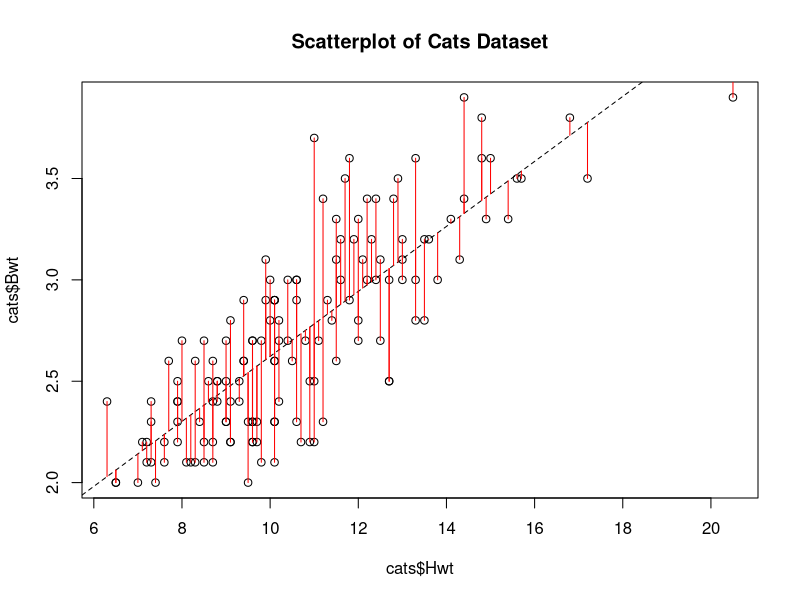
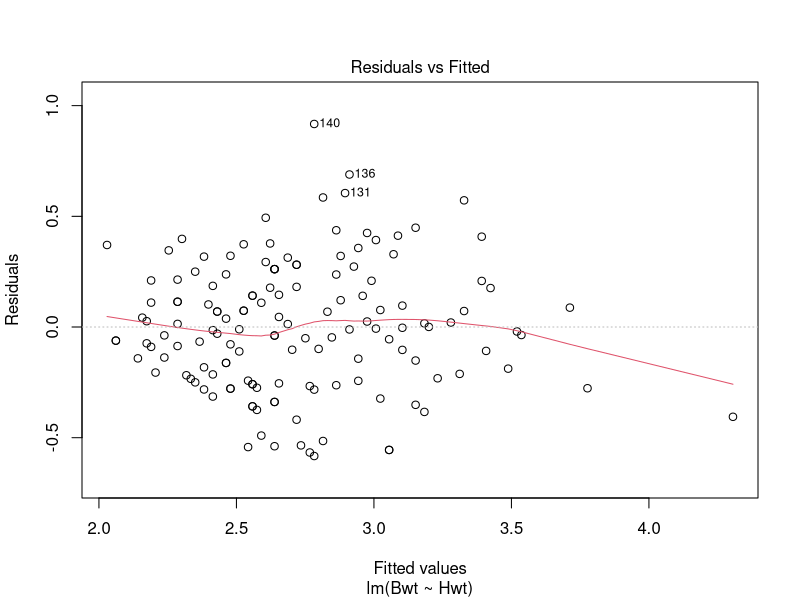
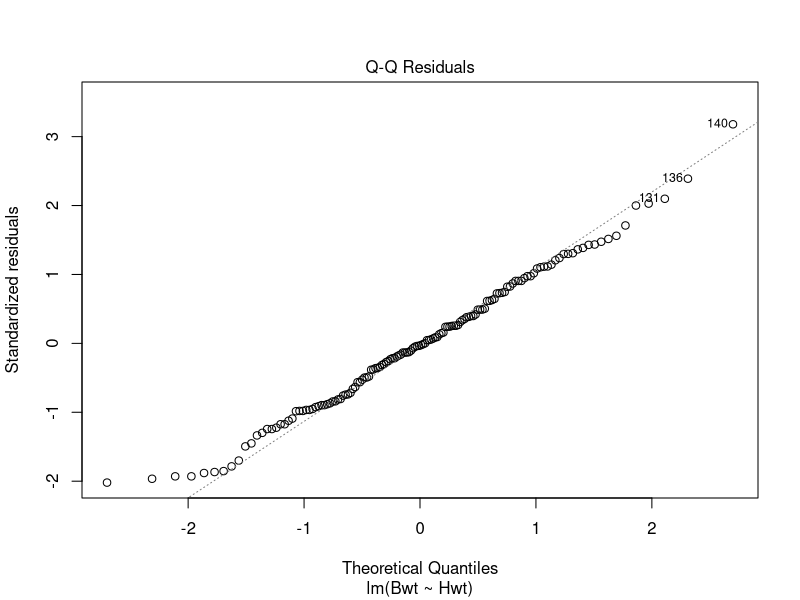
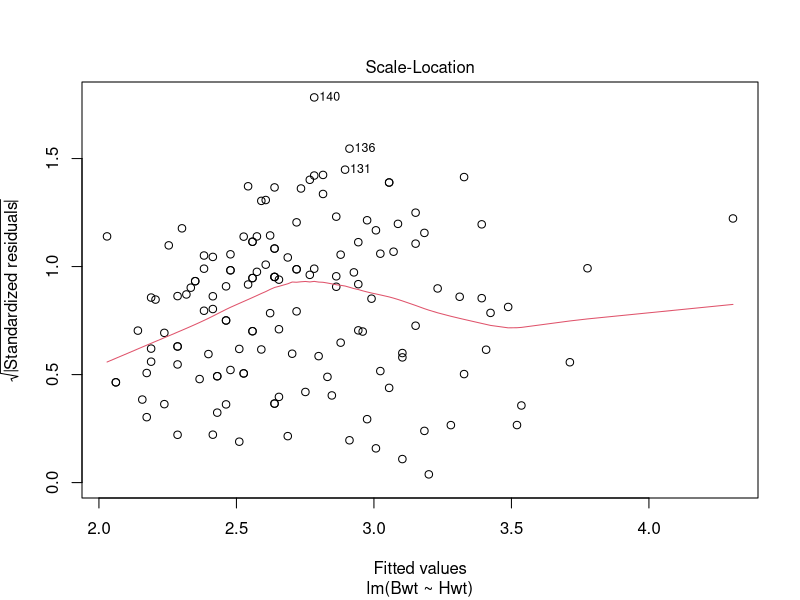
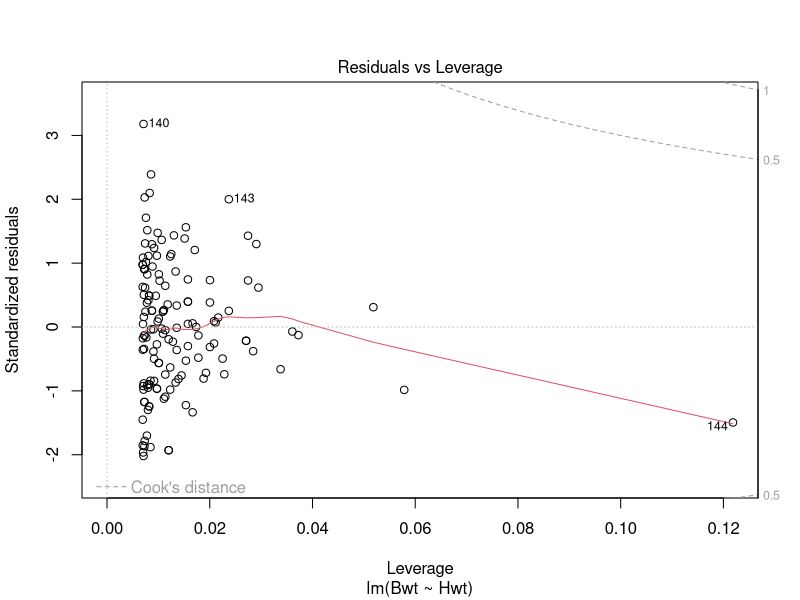
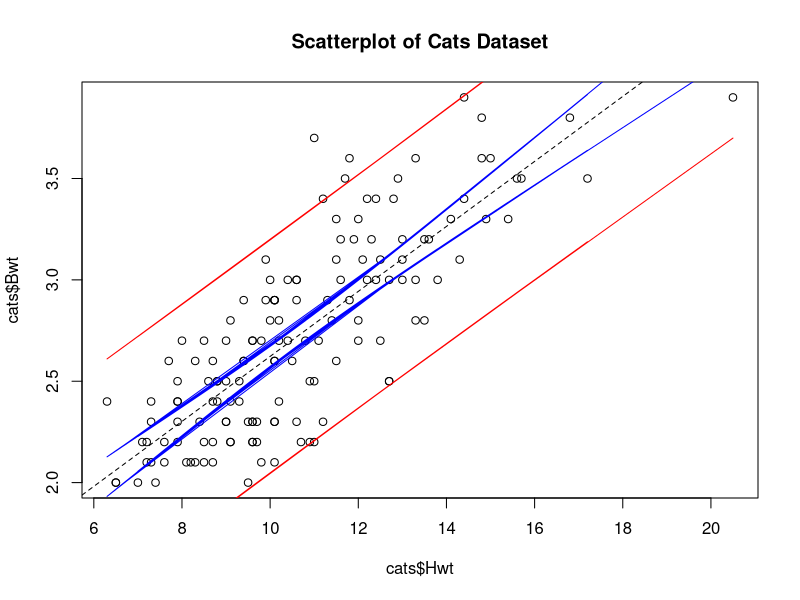
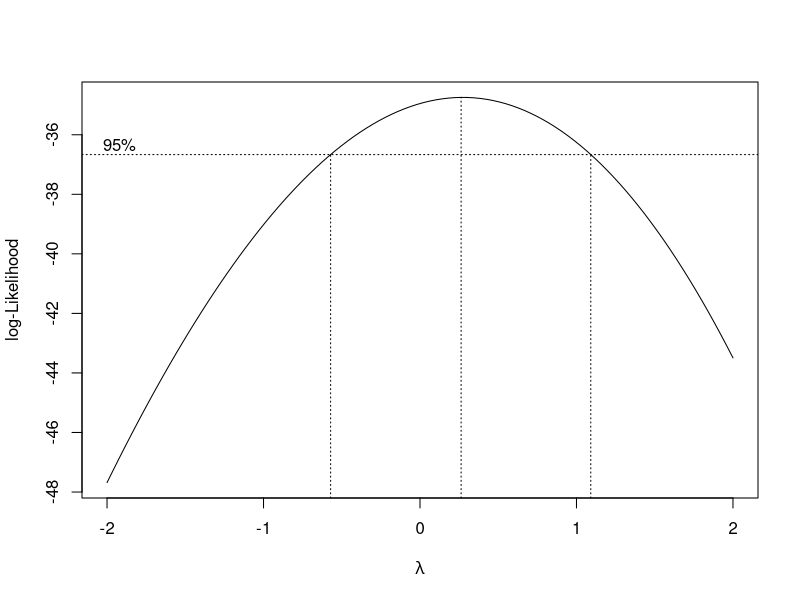
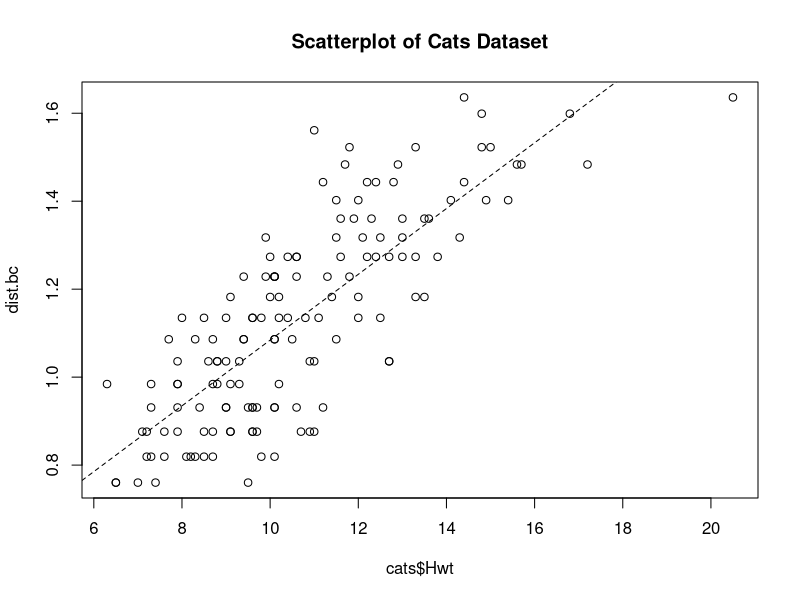

The R source for these figures, in order: (Note: this script raises an error after producing the figures.)
#-----------------------------------------------
#Question #1: Anatomical Data from Domestic Cats#
#-----------------------------------------------
library(MASS)
data(cats)
cats <- cats


# 1. Create a scatterplot of heart weight versus body weight. From this plot alone, 
#do you think simple linear regression would be a good fit for the data? Why?
plot(x=cats$Hwt, y=cats$Bwt, main= "Scatterplot of Cats Dataset")
# Based on the scatterplot created above, it seems as if a simple linear regression
# would be a good fit for the data because there appears to be linearity,
# constance variance and normaliy

# 2. Regress heart weight onto body weight. For this model:

    # a. Write out the regression equation.
    model = lm(Bwt ~ Hwt, data = cats) 
    summary(model)
    
    # b. Interpret the meaning of the coefficients in context of the problem.
    summary(model)$coefficients
    # Call:
    #     lm(formula = Bwt ~ Hwt, data = cats)
    # 
    # Residuals:
    #     Min       1Q   Median       3Q      Max 
    # -0.58283 -0.22140 -0.00879  0.20825  0.91717 
    # 
    # Coefficients:
    #     Estimate Std. Error t value Pr(>|t|)    
    # (Intercept) 1.019637   0.108428   9.404   <2e-16 ***
    #     Hwt         0.160290   0.009944  16.119   <2e-16 ***
    #     ---
    #     Signif. codes:  0 ‘***’ 0.001 ‘**’ 0.01 ‘*’ 0.05 ‘.’ 0.1 ‘ ’ 1
    # 
    # Residual standard error: 0.2895 on 142 degrees of freedom
    # Multiple R-squared:  0.6466,	Adjusted R-squared:  0.6441 
    # F-statistic: 259.8 on 1 and 142 DF,  p-value: < 2.2e-16
    # Based on coefficients, when Hwt = 0, Bwt = 1.02 and for every 1 more of Hwt, Bwt increases by .16 
    
    # c. Are the coefficients significant? How can you tell?
    # Yes because both p value for the intercept and hwt are belwo .05
    
    # d. Is the overall regression significant? How can you tell? How does the answer to part c. relate?
    # Yes because p value of the F-Test is far below a p value of .05
    
    # e. Find and interpret the RSE.
    # .2895
    # This means that on average the model has an error of only .2895 for an given point in the data
    
    # f. Find and interpret the coefficient of determination.
    summary(model)$r.squared 
    # 0.6466209
    # The value of .64 means that this model is a pretty good fit for the data as 65% of Bwt is expained by Hwt
    
# 3. Add the regression line to your plot from part 1.
beta1 = sum((cats$Hwt - mean(cats$Hwt)) * (cats$Bwt- mean(cats$Bwt))) / sum((cats$Hwt - mean(cats$Hwt))^2)
beta0 = mean(cats$Bwt) - beta1*mean(cats$Hwt)   
abline(beta0, beta1, lty = 2)

# 4. Add a visualization of the residuals to your plot from part 3. Do any of the
# residuals seem abnormally large?
segments(cats$Hwt, cats$Bwt, cats$Hwt, (beta0 + beta1*cats$Hwt), col = "red")

# 5. Construct 95% confidence intervals for the model coefficients. Interpret the
# intervals in context of the problem.
confint(model)
# 2.5 %    97.5 %
#     (Intercept) 0.8052956 1.2339778
# Hwt         0.1406330 0.1799475
# These interval means that for every increase of 1 unit in Hwt, Bwt will increase between .14
# and .18 with 95% confidence 

# 6. Assess each of the assumptions of the model.
plot(model)
# Lineariy: There appears to be a linear relationship because the residuals vs fitted line is flat
# Normality: The data appears to be normally distributed around the model because the points fit snuggly on the line
# Constant Variance: There appears to be relatively constant variance because the fitted line is flat
# Independent Errors: The data points appear to have constant variance and there is no pattern to the errors themselves,
# implying the errors are independent

# 7. Redraw the scatterplot and regression line from part 3 and add both confidence and prediction bands.
plot(x=cats$Hwt, y=cats$Bwt, main= "Scatterplot of Cats Dataset")
abline(model, lty = 2) #Plotting the regression line.
newdata = data.frame(Hwt=cats$Hwt)
conf.band = predict(model, newdata, interval = "confidence")
pred.band = predict(model, newdata, interval = "prediction")
lines(newdata$Hwt, conf.band[, 2], col = "blue") #Plotting the lower confidence band.
lines(newdata$Hwt, conf.band[, 3], col = "blue") #Plotting the upper confidence band.
lines(newdata$Hwt, pred.band[, 2], col = "red") #Plotting the lower prediction band.
lines(newdata$Hwt, pred.band[, 3], col = "red") #Plotting the upper prediction band.
    # a. Why is the prediction band wider than the confidence band?
    # The prediction band is wider than the confidence interval because it is estimating a single point as opposed
    # the whole data set

    # b. Why does the confidence band widen as it travels away from the center of
    # the regression line?
    # Because it is more likely that average y values for a given x will be tigther as you aproach the mean.

# 8. Construct confidence and prediction intervals for body weights of 2.8 kg, 5 kg, and
# 10 kg. Do you foresee any issues with reporting any of these intervals?
newdata = data.frame(Hwt = c(2.8, 5, 10)) 
predict(model, newdata, interval = "confidence") 
# fit      lwr      upr
# 1 1.468449 1.307303 1.629596
# 2 1.821088 1.700569 1.941607
# 3 2.622539 2.573263 2.671815
predict(model, newdata, interval = "prediction")
# fit       lwr      upr
# 1 1.468449 0.8738921 2.063007
# 2 1.821088 1.2362332 2.405943
# 3 2.622539 2.0481192 3.196959
# Both 2.8 and 5 exists outside the range of the original dataset, so we are extropolating thier 
# values based on the regression model.

#-----------------------------------------------
#Question #2: Considering Transformations
#-----------------------------------------------

# 1. Create a Box-Cox plot for transforming the  catsregression you created in question 1 above.
bc = boxcox(model) 

# 2. Determine the best value of lambda for a Box-Cox transformation on the  cats regression. (Hint: Try to balance interpretability and accuracy; when taking this perspective, there isn’t really a completely “correct” answer.)
lambda = bc$x[which(bc$y == max(bc$y))]
# 0.262626

# 3. Transform your data based on your answer to part 2.
dist.bc = (cats$Bwt^lambda - 1)/lambda #Applying the Box-Cox transformation.

# 4. Construct a new regression now using the transformed data.
model.bc = lm(dist.bc ~ cats$Hwt, data=cats)

# 5. Create a scatterplot of the transformed data and overlay the new regression line.
plot(x=cats$Hwt, y=dist.bc, main= "Scatterplot of Cats Dataset")
beta1 = sum((cats$Hwt - mean(cats$Hwt)) * (dist.bc- mean(dist.bc))) / sum((cats$Hwt - mean(cats$Hwt))^2)
beta0 = mean(dist.bc) - beta1*mean(cats$Hwt)   
abline(beta0, beta1, lty = 2)

# 6. Inspect the summary information and validate the assumptions of the linear
# regression model. Is there anything to be concerned about in the new model?
plot(model.bc) 
# Lineariy: There appears to be a linear relationship because the residuals vs fitted line is flat except maybe on the high end
# Normality: The data appears to still be normally distributed around the model because the points fit snuggly on the line
# Constant Variance: There appears to be relatively constant variance because the fitted relatively line is flat
# Independent Errors: The data points appear to still have constant variance and there is no pattern to the errors themselves,
# implying the errors are independent

# 7. Compare the models you created:
summary(model)
# Call:
#     lm(formula = Bwt ~ Hwt, data = cats)
# 
# Residuals:
#     Min       1Q   Median       3Q      Max 
# -0.58283 -0.22140 -0.00879  0.20825  0.91717 
# 
# Coefficients:
#     Estimate Std. Error t value Pr(>|t|)    
# (Intercept) 1.019637   0.108428   9.404   <2e-16 ***
#     Hwt         0.160290   0.009944  16.119   <2e-16 ***
#     ---
#     Signif. codes:  0 ‘***’ 0.001 ‘**’ 0.01 ‘*’ 0.05 ‘.’ 0.1 ‘ ’ 1
# 
# Residual standard error: 0.2895 on 142 degrees of freedom
# Multiple R-squared:  0.6466,	Adjusted R-squared:  0.6441 
# F-statistic: 259.8 on 1 and 142 DF,  p-value: < 2.2e-16

summary(model.bc)
# lm(formula = dist.bc ~ cats$Hwt)
# 
# Residuals:
#     Min       1Q   Median       3Q      Max 
# -0.28661 -0.11047  0.00392  0.10001  0.40223 
# 
# Coefficients:
#     Estimate Std. Error t value Pr(>|t|)    
# (Intercept) 0.336634   0.051838   6.494 1.31e-09 ***
#     cats$Hwt    0.074760   0.004754  15.725  < 2e-16 ***
#     ---
#     Signif. codes:  0 ‘***’ 0.001 ‘**’ 0.01 ‘*’ 0.05 ‘.’ 0.1 ‘ ’ 1
# 
# Residual standard error: 0.1384 on 142 degrees of freedom
# Multiple R-squared:  0.6352,	Adjusted R-squared:  0.6327 
# F-statistic: 247.3 on 1 and 142 DF,  p-value: < 2.2e-16

# a. Give one reason why you might use the original model instead of the Box-Cox transformed model.
# Because we lose the original interpretation of the data as we are comparing power of Bwt when using the box cox model

# b. Give one reason why you might use the Box-Cox transformed model instead of the original model.
# Because it has a smaller coefficient of determination, implying it will work better fit to the data

# 8. Attempt to apply a Box-Cox transformation on the model on which you already applied a Box-Cox transformation. What happens?
boxcox(model.bc) 
#when performing a boxcox transformation on the box cox model, you can see that the interval straddles 1,
#which implies that a further transofrmation has no effect
